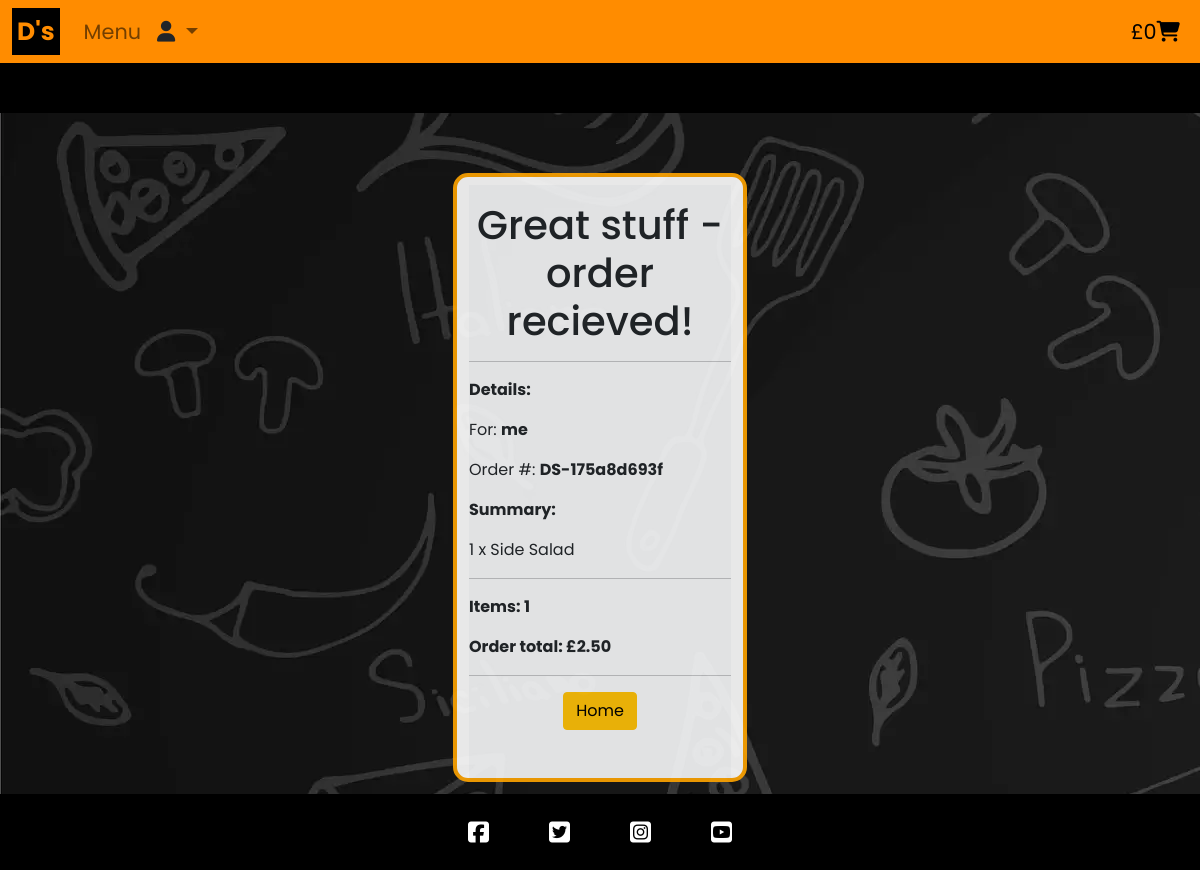
Screenshot of /checkout/success/DS-175a8d693f with the database file from the repository.
### checkout/models.py (models this page shows, shortened)
class PizzaOrder(models.Model):
    STATUS = [
        ("Ordered", "Ordered"),
        ("Preparing", "Preparing"),
        ("Ready", "Ready",),
        ("Completed", "Completed",)
    ]
    order_ref = models.CharField(max_length=32, null=False, editable=False)
    name = models.CharField(max_length=40, null=False, blank=False)
    phone = models.CharField(
        max_length=11,
        validators=[RegexValidator(
            regex=r'^\d+$',
            message="Please enter a valid phone number.",
            code="invalid_number")]
    )
    email = models.EmailField(null=False, blank=False)
    billing_name = models.CharField(max_length=60, null=False, blank=False, default="")
    address_line_1 = models.CharField(max_length=100, null=False, blank=False, default="")
    address_line_2 = models.CharField(max_length=100, null=True, blank=True)
    town = models.CharField(max_length=25, null=False, blank=False, default="")
    postcode = models.CharField(max_length=10, null=False, blank=False, default="")
    date = models.DateTimeField(auto_now=True)
    order_total = models.DecimalField(max_digits=10, decimal_places=2, null=False, default=0.00)
    status = models.CharField(choices=STATUS,
                              max_length=9,
                              blank=False,
                              default="Ordered")

class OrderLineItem(models.Model):
    order = models.ForeignKey(PizzaOrder, null=False, blank=False, on_delete=models.CASCADE, related_name="pizzaorderlineitems")
    product = models.CharField(max_length=96, null=False, editable=False, default="")
    price = models.DecimalField(max_digits=6, decimal_places=2)
    quantity = models.IntegerField(null=False, blank=False)
    line_total = models.DecimalField(max_digits=6, decimal_places=2, null=False, editable=False)

### checkout/views.py (the view)
# urls.py: path('success/<order_ref>', views.success_page, name='success_page'),
def success_page(request, order_ref):
    order = get_object_or_404(PizzaOrder, order_ref=order_ref)
    item_count = 0
    for item in order.pizzaorderlineitems.all():
        item_count += item.quantity
    if 'bag' in request.session:
        del request.session['bag']
    template = 'checkout/success.html'
    context = {
                'order_ref': order_ref,
                'order_name': order.name,
                'order':order,
                'item_count':item_count
            }
    return render(request, template, context)

### checkout/templates/checkout/success.html (shortened to what this page needs)
{% extends "base.html" %}
{% load static %}
{% block content %}
<div class="container-fluid secondary-bg d-flex flex-column h-100">
    <div class="container card col-12 col-md-3 bg-light text-dark pt-2 mt-5">
 <div class="col-12 col-md-12 bg-light text-dark pt-3">
            <section>
                <h1 class="text-center">Great stuff - order recieved!</h1>
                <hr>
                 <p class=><strong>Details:</strong></p>
                <p>For: <Strong>{{order_name}}</Strong></p>
                <p>Order #: <Strong>{{order_ref}}</Strong></p>
                 <p class><strong>Summary:</strong></p>
                  {% for item in order.pizzaorderlineitems.all %}
                     <p>{{ item.quantity }} x {{ item.product }}</p>
                  {% endfor %}
                  <hr>
                  <p><strong>Items: {{item_count}}</strong></p>
                  <p><strong>Order total: £{{order.order_total}}</strong></p>
                  <hr>
            </section>
            <div class="mb-5 text-center">
                <a href="{% url 'home' %}" class="sm-4 btn btn-warning mr-3 justify-content-end">Home</a>
            </div>
        </div>
    </div>
{% endblock %}

### static/css/style.css (style rules this page uses)
* { padding: 0; margin: 0; box-sizing: border-box; font-family: "Poppins", sans-serif; }
footer a:hover, a::after { color: inherit; }
#lets-go a:hover, a::after { color: inherit; font-weight: bold; font-style: italic; }
.card { background-color: white !important; color: black !important; opacity: 0.9; border: 4px orange solid; border-radius: 15px; }
.secondary-bg { background: url('/static/images/secondary-bg.webp'); background-attachment: fixed; padding: 1%; }

### rows the page displays
PizzaOrder: name "me", order_ref "DS-175a8d693f", order_total "2.50"
OrderLineItem: quantity "1", product "Side Salad"

### other values shown
{{ grand_total }} "0"
{{ item_count }} "1"
